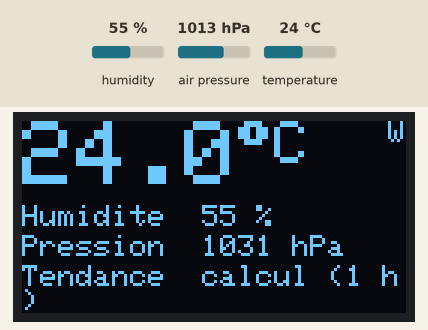
Simulated run of this program. Board: ESP32. On the bench: 128×64 one-colour display. Inputs (shaded band) come from the test bench; at power-on: humidity 55 %, air pressure 1013 hPa, temperature 24 °C. WiFi joins after 1.5 s; servers stay silent unless stated; uploads are accepted with an empty reply; the local clock reads 2024-03-15 10:24:30 at power-on unless the program sets it; what the program prints to the serial monitor is not drawn.

Above: at 8.2 s.
8.3 s: humidity set to 22 %
At 12.4 s:
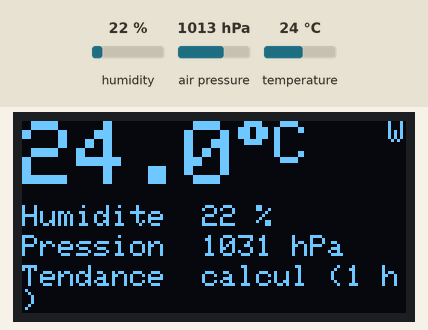
13.6 s: air pressure set to 952 hPa
At 17.4 s:
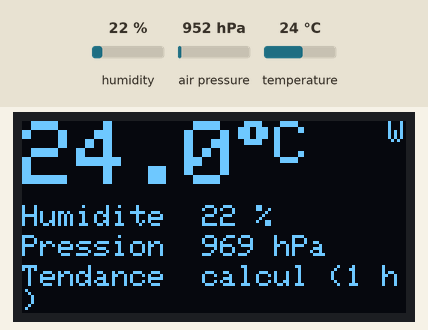
18.6 s: temperature set to 12 °C
At 22.4 s:
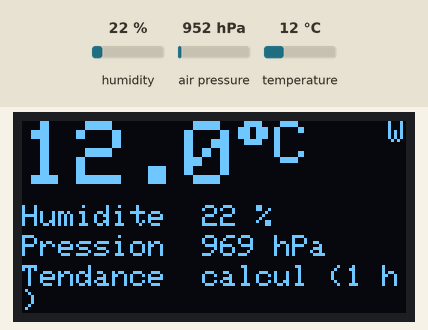
23.6 s: humidity set to 40 %
At 27.4 s:
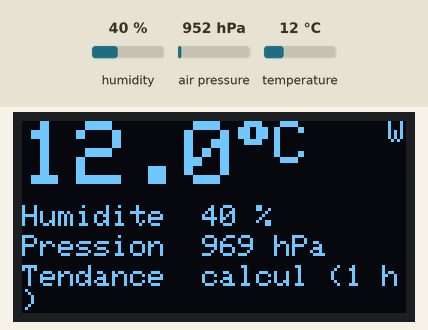
28.6 s: air pressure set to 975 hPa
At 32.4 s:
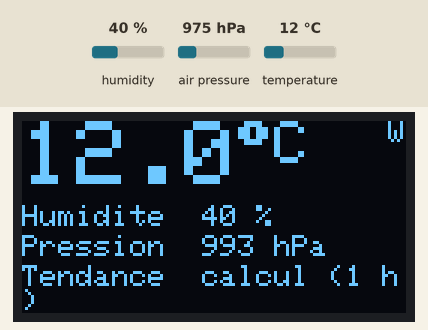
Timing chart, 0 to 33.9 s (numbered marks = the images above; inputs shaded):
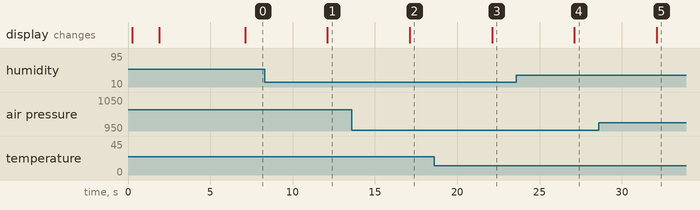

The program:

main.cpp
```cpp
// Station météo - étape 2 : page web, historique 24 h et alertes ntfy
//
// Fonctionnement :
//  1. Même station qu'à l'étape 1 (BME280 + écran OLED), qui se connecte en plus au Wi-Fi.
//  2. Elle garde 24 h de mesures en mémoire (un point toutes les 10 min) et les affiche en
//     courbes sur une page web : http://meteo.local (ou l'adresse IP affichée au démarrage).
//  3. Elle envoie une notification ntfy sur le téléphone si la température sort de la plage
//     choisie ou si la pression chute vite (risque de tempête).
//
// Câblage : identique à l'étape 1 (SDA = GPIO21, SCL = GPIO22, VCC = 3V3).

#include <Arduino.h>
#include <Wire.h>
#include <WiFi.h>
#include <WiFiClientSecure.h>
#include <HTTPClient.h>
#include <WebServer.h>
#include <ESPmDNS.h>
#include <time.h>
#include <Adafruit_BME280.h>
#include <Adafruit_SSD1306.h>
#include "config.h"
#include "page_web.h"

#define BROCHE_SDA     21
#define BROCHE_SCL     22
#define LARGEUR_ECRAN  128
#define HAUTEUR_ECRAN  64
#define ADRESSE_ECRAN  0x3C
#define CAR_DEGRE      ((char)0xF8)  // signe degré avec cp437(true)

const uint32_t PERIODE_MESURE_MS     = 5000;
const uint32_t PERIODE_HISTORIQUE_MS = 10UL * 60 * 1000;
const int      NB_POINTS             = 144;  // 24 h à raison d'un point toutes les 10 min

Adafruit_BME280 bme;
Adafruit_SSD1306 ecran(LARGEUR_ECRAN, HAUTEUR_ECRAN, &Wire, -1);
WebServer serveur(80);

struct Mesure {
  float temperature;  // °C
  float humidite;     // %
  float pressionMer;  // hPa, ramenée au niveau de la mer
  bool valide;
};

struct Point {
  uint32_t horodatage;  // secondes depuis 1970, 0 si l'heure n'est pas encore connue
  float temperature, humidite, pression;
};

Point historique[NB_POINTS];
int nbPoints = 0;
int prochainPoint = 0;

Mesure derniere = {NAN, NAN, NAN, false};

// ---------- Capteur ----------
bool demarrerCapteur() {
  if (!bme.begin(0x76, &Wire) && !bme.begin(0x77, &Wire)) {
    uint32_t id = bme.sensorID();
    if (id == 0x58) {
      Serial.println("Erreur : c'est un BMP280 (pas d'humidité), il faut un vrai BME280");
    } else {
      Serial.printf("Erreur : BME280 introuvable (identifiant lu : 0x%02X), vérifie le câblage\n", id);
    }
    return false;
  }
  bme.setSampling(Adafruit_BME280::MODE_FORCED,
                  Adafruit_BME280::SAMPLING_X1, Adafruit_BME280::SAMPLING_X1,
                  Adafruit_BME280::SAMPLING_X1, Adafruit_BME280::FILTER_OFF);
  bme.setTemperatureCompensation(CORRECTION_TEMPERATURE);
  return true;
}

Mesure lireCapteur() {
  Mesure m = {NAN, NAN, NAN, false};
  if (!bme.takeForcedMeasurement()) return m;
  m.temperature = bme.readTemperature();
  m.humidite = bme.readHumidity();
  m.pressionMer = bme.seaLevelForAltitude(ALTITUDE_M, bme.readPressure() / 100.0F);
  m.valide = !isnan(m.temperature) && !isnan(m.humidite) && !isnan(m.pressionMer);
  return m;
}

// ---------- Heure ----------
bool heureConnue() {
  return time(nullptr) > 1700000000;  // après novembre 2023 : l'heure vient bien d'Internet
}

// ---------- Historique et tendance ----------
// k = 0 pour le point le plus récent, 1 pour le précédent, etc.
const Point& pointIlYA(int k) {
  return historique[(prochainPoint - 1 - k + 2 * NB_POINTS) % NB_POINTS];
}

void memoriser(const Mesure& m) {
  historique[prochainPoint] = {heureConnue() ? (uint32_t)time(nullptr) : 0,
                               m.temperature, m.humidite, m.pressionMer};
  prochainPoint = (prochainPoint + 1) % NB_POINTS;
  if (nbPoints < NB_POINTS) nbPoints++;
}

// Variation de pression ramenée à 3 h (18 points), NAN avant une heure de recul
float variation3h() {
  if (nbPoints < 7) return NAN;
  int k = min(nbPoints - 1, 18);
  return (pointIlYA(0).pression - pointIlYA(k).pression) * 18.0f / k;
}

const char* texteTendance(float var) {
  if (isnan(var)) return "calcul (1 h)";
  if (var > 1.6)  return "en hausse";
  if (var < -1.6) return "en baisse";
  return "stable";
}

const char* textePrevision(float var, float pression) {
  if (isnan(var))  return "";
  if (var < -4.0)  return "Tempete possible";
  if (var < -1.6)  return "Degradation";
  if (var > 1.6)   return "Amelioration";
  if (pression > 1020) return "Beau temps";
  if (pression < 1005) return "Temps couvert";
  return "Temps variable";
}

// ---------- Notifications ntfy ----------
bool envoyerNtfy(const char* titre, const char* message, const char* tags) {
  if (WiFi.status() != WL_CONNECTED) return false;
  WiFiClientSecure client;
  client.setInsecure();  // pas de vérification du certificat : simple, suffisant pour ce projet
  HTTPClient http;
  String url = String(NTFY_SERVEUR) + "/" + NTFY_SUJET;
  if (!http.begin(client, url)) return false;
  http.addHeader("Title", titre);  // en-têtes HTTP sans accents (ASCII obligatoire)
  http.addHeader("Tags", tags);
  int code = http.POST((uint8_t*)message, strlen(message));
  http.end();
  Serial.printf("Réponse ntfy : %d\n", code);
  return code == 200;
}

bool alerteFroid = false, alerteChaud = false, alerteTempete = false;

void verifierAlertes(const Mesure& m, float var) {
  char texte[96];

  if (!alerteFroid && m.temperature < ALERTE_TEMP_MIN) {
    snprintf(texte, sizeof(texte), "Il fait %.1f °C (seuil %.1f °C)", m.temperature, (float)ALERTE_TEMP_MIN);
    alerteFroid = envoyerNtfy("Temperature basse", texte, "cold_face");
  } else if (alerteFroid && m.temperature > ALERTE_TEMP_MIN + 0.5) {
    alerteFroid = false;  // retour à la normale : l'alerte pourra repartir
  }

  if (!alerteChaud && m.temperature > ALERTE_TEMP_MAX) {
    snprintf(texte, sizeof(texte), "Il fait %.1f °C (seuil %.1f °C)", m.temperature, (float)ALERTE_TEMP_MAX);
    alerteChaud = envoyerNtfy("Temperature haute", texte, "hot_face");
  } else if (alerteChaud && m.temperature < ALERTE_TEMP_MAX - 0.5) {
    alerteChaud = false;
  }

  if (!isnan(var)) {
    if (!alerteTempete && var < -ALERTE_CHUTE_PRESSION) {
      snprintf(texte, sizeof(texte), "La pression chute de %.1f hPa en 3 h (%.0f hPa)", -var, m.pressionMer);
      alerteTempete = envoyerNtfy("Risque de tempete", texte, "cyclone");
    } else if (alerteTempete && var > -ALERTE_CHUTE_PRESSION / 2) {
      alerteTempete = false;
    }
  }
}

// ---------- Page web ----------
void ajouterNombre(String& json, float valeur, int decimales) {
  if (isnan(valeur)) json += "null";
  else json += String(valeur, decimales);
}

// Renvoie les mesures actuelles et l'historique (du plus ancien au plus récent) en JSON
void repondreDonnees() {
  float var = variation3h();
  String json;
  json.reserve(8000);
  json += "{\"actuel\":{\"t\":";
  ajouterNombre(json, derniere.temperature, 1);
  json += ",\"h\":";
  ajouterNombre(json, derniere.humidite, 0);
  json += ",\"p\":";
  ajouterNombre(json, derniere.pressionMer, 1);
  json += ",\"var\":";
  ajouterNombre(json, var, 1);
  json += ",\"tendance\":\"" + String(texteTendance(var)) + "\"";
  json += ",\"prevision\":\"" + String(textePrevision(var, derniere.pressionMer)) + "\"},";
  json += "\"historique\":[";
  for (int k = nbPoints - 1; k >= 0; k--) {
    const Point& p = pointIlYA(k);
    json += "[" + String(p.horodatage) + ",";
    ajouterNombre(json, p.temperature, 1);
    json += ",";
    ajouterNombre(json, p.humidite, 0);
    json += ",";
    ajouterNombre(json, p.pression, 1);
    json += (k > 0) ? "]," : "]";
  }
  json += "]}";
  serveur.send(200, "application/json", json);
}

void demarrerServeur() {
  serveur.on("/", []() { serveur.send_P(200, "text/html; charset=utf-8", PAGE_WEB); });
  serveur.on("/donnees", repondreDonnees);
  serveur.onNotFound([]() { serveur.send(404, "text/plain", "Page introuvable"); });
  serveur.begin();
  if (MDNS.begin(NOM_RESEAU)) MDNS.addService("http", "tcp", 80);
}

// ---------- Affichage ----------
void afficher(const Mesure& m, float var) {
  ecran.clearDisplay();
  ecran.setTextColor(SSD1306_WHITE);

  // Petit témoin Wi-Fi en haut à droite
  ecran.setTextSize(1);
  ecran.setCursor(LARGEUR_ECRAN - 6, 0);
  ecran.print(WiFi.status() == WL_CONNECTED ? "W" : "-");

  if (!m.valide) {
    ecran.setCursor(0, 24);
    ecran.print("Capteur muet !");
    ecran.display();
    return;
  }

  ecran.setTextSize(3);
  ecran.setCursor(0, 0);
  ecran.printf("%.1f", m.temperature);
  ecran.setTextSize(2);
  ecran.print(CAR_DEGRE);
  ecran.print("C");

  ecran.setTextSize(1);
  ecran.setCursor(0, 28);
  ecran.printf("Humidite  %.0f %%", m.humidite);
  ecran.setCursor(0, 38);
  ecran.printf("Pression  %.0f hPa", m.pressionMer);
  ecran.setCursor(0, 48);
  ecran.printf("Tendance  %s", texteTendance(var));
  ecran.setCursor(0, 57);
  ecran.print(textePrevision(var, m.pressionMer));
  ecran.display();
}

void afficherMessage(const char* ligne1, const char* ligne2) {
  ecran.clearDisplay();
  ecran.setTextSize(1);
  ecran.setTextColor(SSD1306_WHITE);
  ecran.setCursor(0, 16);
  ecran.println(ligne1);
  ecran.println();
  ecran.println(ligne2);
  ecran.display();
}

// ---------- Programme principal ----------
bool capteurOk = false;
uint32_t derniereMesure = 0;
uint32_t dernierHistorique = 0;

void setup() {
  Serial.begin(115200);
  delay(200);
  Serial.println("Démarrage de la station météo");

  Wire.begin(BROCHE_SDA, BROCHE_SCL);
  if (!ecran.begin(SSD1306_SWITCHCAPVCC, ADRESSE_ECRAN)) {
    Serial.println("Erreur : écran OLED introuvable (adresse 0x3C ?)");
  }
  ecran.cp437(true);
  afficherMessage("Station meteo", "Connexion Wi-Fi...");

  capteurOk = demarrerCapteur();

  WiFi.mode(WIFI_STA);
  WiFi.setHostname(NOM_RESEAU);
  WiFi.setAutoReconnect(true);
  WiFi.begin(WIFI_SSID, WIFI_MOTDEPASSE);
  uint32_t debut = millis();
  while (WiFi.status() != WL_CONNECTED && millis() - debut < 20000) delay(200);

  configTzTime(FUSEAU_HORAIRE, "pool.ntp.org", "time.google.com");
  demarrerServeur();

  if (WiFi.status() == WL_CONNECTED) {
    String ip = WiFi.localIP().toString();
    Serial.printf("Wi-Fi connecté, signal %d dBm\n", WiFi.RSSI());
    Serial.printf("Page web : http://%s.local ou http://%s\n", NOM_RESEAU, ip.c_str());
    afficherMessage("Page web :", ip.c_str());
    envoyerNtfy("Station meteo", "Station météo en service", "sunny");
    delay(5000);  // le temps de noter l'adresse
  } else {
    Serial.println("Erreur : Wi-Fi injoignable, la station continue en local et réessaiera");
    afficherMessage("Wi-Fi injoignable", "Mode local");
    delay(2000);
  }
}

void loop() {
  serveur.handleClient();

  uint32_t maintenant = millis();
  if (derniereMesure != 0 && maintenant - derniereMesure < PERIODE_MESURE_MS) return;
  derniereMesure = maintenant;

  if (!capteurOk) capteurOk = demarrerCapteur();
  derniere = capteurOk ? lireCapteur() : Mesure{NAN, NAN, NAN, false};

  if (derniere.valide && (nbPoints == 0 || maintenant - dernierHistorique >= PERIODE_HISTORIQUE_MS)) {
    memoriser(derniere);
    dernierHistorique = maintenant;
  }

  float var = variation3h();
  afficher(derniere, var);
  if (derniere.valide) {
    verifierAlertes(derniere, var);
    Serial.printf("%.1f °C  %.0f %%  %.1f hPa  tendance %s\n",
                  derniere.temperature, derniere.humidite, derniere.pressionMer, texteTendance(var));
  }
}
```

page_web.h
```cpp
// Page web de la station, servie par l'ESP32. Elle lit /donnees toutes les minutes
// et trace les courbes elle-même, sans bibliothèque externe (marche sans Internet).
#pragma once
#include <Arduino.h>

const char PAGE_WEB[] PROGMEM = R"rawliteral(<!doctype html>
<html lang="fr"><head><meta charset="utf-8">
<meta name="viewport" content="width=device-width,initial-scale=1">
<title>Station météo</title>
<style>
:root{--fond:#f4f6f8;--carte:#fff;--texte:#1d2329;--doux:#6b7682;--trait:#e2e6ea}
@media (prefers-color-scheme:dark){:root{--fond:#14181c;--carte:#1e242a;--texte:#e8ecef;--doux:#8d98a3;--trait:#2c343b}}
body{margin:0;font-family:system-ui,sans-serif;background:var(--fond);color:var(--texte)}
main{max-width:720px;margin:auto;padding:16px}
h1{font-size:1.3em;margin:0 0 12px}
.grille{display:grid;grid-template-columns:repeat(auto-fit,minmax(150px,1fr));gap:10px}
.carte{background:var(--carte);border-radius:12px;padding:12px 14px}
.etiquette{color:var(--doux);font-size:.85em}
.valeur{font-size:1.8em;font-weight:600;margin-top:2px}
.courbe{margin-top:10px}
canvas{width:100%;height:140px;display:block}
.bas{color:var(--doux);font-size:.8em;margin-top:12px}
</style></head><body><main>
<h1>Station météo</h1>
<div class="grille">
 <div class="carte"><div class="etiquette">Température</div><div class="valeur" id="t">-</div></div>
 <div class="carte"><div class="etiquette">Humidité</div><div class="valeur" id="h">-</div></div>
 <div class="carte"><div class="etiquette">Pression</div><div class="valeur" id="p">-</div></div>
 <div class="carte"><div class="etiquette">Tendance sur 3 h</div><div class="valeur" id="tend" style="font-size:1.2em">-</div></div>
</div>
<div class="carte courbe"><div class="etiquette">Température sur 24 h (°C)</div><canvas id="cT"></canvas></div>
<div class="carte courbe"><div class="etiquette">Humidité sur 24 h (%)</div><canvas id="cH"></canvas></div>
<div class="carte courbe"><div class="etiquette">Pression sur 24 h (hPa)</div><canvas id="cP"></canvas></div>
<div class="bas" id="maj"></div>
</main><script>
const COUL=['#e4572e','#2e86de'];
function heure(s){if(!s)return'';const d=new Date(s*1000);return d.toLocaleTimeString('fr-FR',{hour:'2-digit',minute:'2-digit'})}
function f(v,d,u){return v===null?'-':v.toFixed(d)+u}
function trace(id,series,temps){
 const c=document.getElementById(id),r=devicePixelRatio||1,x=c.getContext('2d');
 const W=c.width=c.clientWidth*r,H=c.height=c.clientHeight*r;x.clearRect(0,0,W,H);
 const vals=series.flat().filter(v=>v!==null);if(vals.length<2){x.fillStyle='#888';x.font=12*r+'px sans-serif';x.fillText('Pas encore assez de mesures',8,H/2);return}
 let mn=Math.min(...vals),mx=Math.max(...vals);if(mx-mn<1){mn-=.5;mx+=.5}
 const g=42*r,hb=16*r,n=series[0].length,st=getComputedStyle(document.body);
 x.font=11*r+'px sans-serif';x.fillStyle=st.getPropertyValue('--doux');x.strokeStyle=st.getPropertyValue('--trait');x.lineWidth=1;
 for(let i=0;i<=2;i++){const v=mn+(mx-mn)*i/2,y=H-hb-(H-hb-6*r)*i/2;x.beginPath();x.moveTo(g,y);x.lineTo(W,y);x.stroke();x.fillText(v.toFixed(mx-mn<10?1:0),2,y+4*r)}
 x.fillText(heure(temps[0]),g,H-2*r);const fin=heure(temps[n-1]);x.fillText(fin,W-x.measureText(fin).width,H-2*r);
 series.forEach((s,k)=>{x.strokeStyle=COUL[k];x.lineWidth=2*r;x.beginPath();let suite=false;
  s.forEach((v,i)=>{if(v===null){suite=false;return}const px=g+(W-g)*(n>1?i/(n-1):0),py=H-hb-(H-hb-6*r)*(v-mn)/(mx-mn);suite?x.lineTo(px,py):x.moveTo(px,py);suite=true});x.stroke()})
}
async function rafraichir(){
 try{const d=await (await fetch('/donnees')).json(),a=d.actuel,hi=d.historique;
  document.getElementById('t').textContent=f(a.t,1,' °C');
  document.getElementById('h').textContent=f(a.h,0,' %');
  document.getElementById('p').textContent=f(a.p,0,' hPa');
  document.getElementById('tend').textContent=a.tendance+(a.var===null?'':' ('+(a.var>0?'+':'')+a.var.toFixed(1)+' hPa)');
  const temps=hi.map(p=>p[0]);
  trace('cT',[hi.map(p=>p[1])],temps);trace('cH',[hi.map(p=>p[2])],temps);trace('cP',[hi.map(p=>p[3])],temps);
  document.getElementById('maj').textContent='Mis à jour à '+new Date().toLocaleTimeString('fr-FR')+(a.prevision?' · '+a.prevision:'');
 }catch(e){document.getElementById('maj').textContent='Station injoignable, nouvel essai dans une minute'}
}
rafraichir();setInterval(rafraichir,60000);
</script></body></html>)rawliteral";
```

config.example.h
```cpp
// Copier ce fichier en config.h et remplir les valeurs.
// config.h ne doit jamais être publié (il contient le mot de passe Wi-Fi).
#pragma once

#define WIFI_SSID       "NomDeTonWifi"
#define WIFI_MOTDEPASSE "MotDePasseWifi"

// Nom de la station sur le réseau : la page s'ouvre à l'adresse http://meteo.local
#define NOM_RESEAU "meteo"

// Sujet ntfy : n'importe qui connaissant ce nom peut lire tes alertes.
// Choisis un nom long et impossible à deviner, par exemple : meteo-meudo-4h8x2k9q
#define NTFY_SUJET   "meteo-change-moi-xxxxxxxx"
#define NTFY_SERVEUR "https://ntfy.sh"

// Fuseau horaire de la France, heure d'été comprise
#define FUSEAU_HORAIRE "CET-1CEST,M3.5.0,M10.5.0/3"

// Altitude de la station en mètres, pour ramener la pression au niveau de la mer
#define ALTITUDE_M 150

// Correction de température en °C (voir le README de l'étape 1)
#define CORRECTION_TEMPERATURE 0.0

// Alertes de température : une notification quand on sort de cette plage, une seule fois
// jusqu'au retour à la normale. Mets des valeurs extrêmes pour les désactiver.
#define ALERTE_TEMP_MIN 16.0
#define ALERTE_TEMP_MAX 27.0

// Alerte tempête : chute de pression en hPa sur 3 h
#define ALERTE_CHUTE_PRESSION 4.0
```

Measured:
- after the input at 8.3 s, the display: changes after 3.8 s (image 1)
- after the input at 13.6 s, the display: changes after 3.5 s (image 2)
- after the input at 18.6 s, the display: changes after 3.5 s (image 3)
- after the input at 23.6 s, the display: changes after 3.5 s (image 4)
- after the input at 28.6 s, the display: changes after 3.5 s (image 5)
